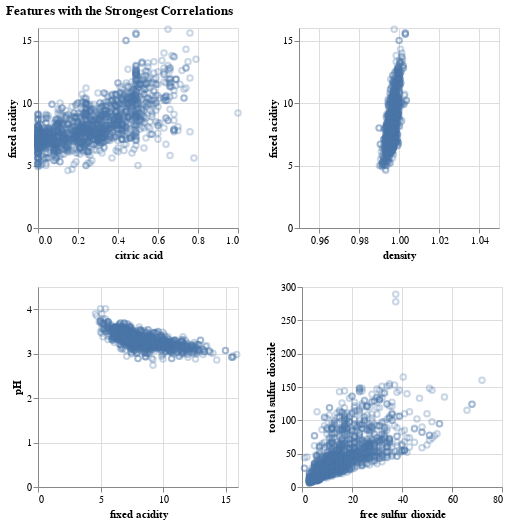

This figure's notebook cell:
### Code cell
# Features with stronger correlations (|correlation coeff| > 0.6)
corr_df = feature_df.corr().unstack().reset_index()
corr_df.columns = ['feature_1', 'feature_2', 'correlation']
corr_top = corr_df[(abs(corr_df['correlation']) > 0.6)]
corr_top = corr_top[corr_top['feature_1'] != corr_top['feature_2']]

# get unique pairings
corr_top[['feature_1', 'feature_2']] = corr_top[['feature_1', 'feature_2']].apply(sorted, axis=1, result_type='expand')
unique_corr_df = corr_top[~corr_top.duplicated(subset=['feature_1', 'feature_2'])]

plots= []
for i in range(unique_corr_df.shape[0]):
    plot = alt.Chart(wine_df).mark_point(opacity=0.3).encode(
            alt.X(unique_corr_df.iloc[i,0]),
            alt.Y(unique_corr_df.iloc[i,1])
            ).properties(
                height = 200, 
                width = 200, 
            )
    plots.append(plot)

# adjust scale and plot 
grid_plot = alt.vconcat(
    alt.hconcat(plots[0], plots[1].encode(alt.X(unique_corr_df.iloc[1,0], scale=alt.Scale(domain=(0.95, 1.05))), 
                                          alt.Y(unique_corr_df.iloc[1,1]))),
    alt.hconcat(plots[2], plots[3])
)

# display results
display(unique_corr_df)

grid_plot.properties(
   title = 'Features with the Strongest Correlations'
)

### Figure 1 — Vega-Lite specification as saved in the notebook (floating-point values rounded to 4 significant figures; data arrays with more than 128 entries replaced by an {"elided": "..."} marker saying what was removed)
{"config": {"view": {"continuousWidth": 300, "continuousHeight": 300}}, "vconcat": [{"hconcat": [{"mark": {"type": "point", "opacity": 0.3}, "encoding": {"x": {"field": "citric acid", "type": "quantitative"}, "y": {"field": "fixed acidity", "type": "quantitative"}}, "height": 200, "width": 200}, {"mark": {"type": "point", "opacity": 0.3}, "encoding": {"x": {"field": "density", "scale": {"domain": [0.95, 1.05]}, "type": "quantitative"}, "y": {"field": "fixed acidity", "type": "quantitative"}}, "height": 200, "width": 200}]}, {"hconcat": [{"mark": {"type": "point", "opacity": 0.3}, "encoding": {"x": {"field": "fixed acidity", "type": "quantitative"}, "y": {"field": "pH", "type": "quantitative"}}, "height": 200, "width": 200}, {"mark": {"type": "point", "opacity": 0.3}, "encoding": {"x": {"field": "free sulfur dioxide", "type": "quantitative"}, "y": {"field": "total sulfur dioxide", "type": "quantitative"}}, "height": 200, "width": 200}]}], "data": {"name": "data-617c031dc4e83ff54853a3a697513d04"}, "title": "Features with the Strongest Correlations", "$schema": "https://vega.github.io/schema/vega-lite/v5.15.1.json", "datasets": {"data-617c031dc4e83ff54853a3a697513d04": {"elided": "1599 records"}}}
